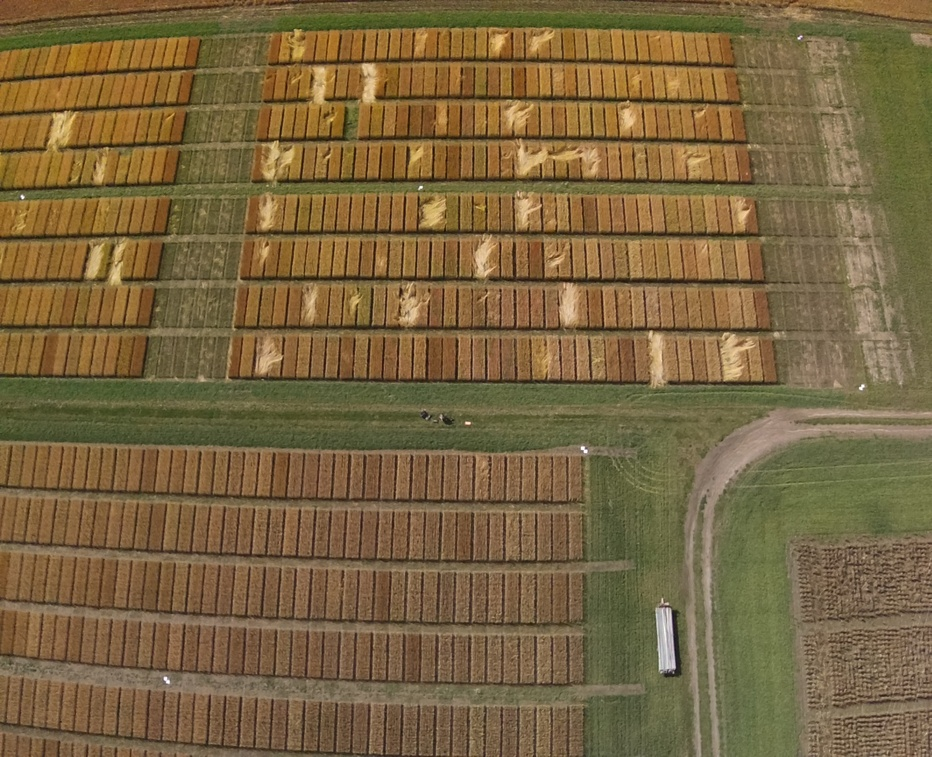
#> input picture Sprint2/DJI_0740.JPG, 932 x 757 px, shrunk from 1600 x 1300 before the run
$ python -i overall.py   (imports and definitions only)
#> lines starting #> are read from the running program, lines starting #| are printed output that depends on the picture
#> further down, picture is the input picture: shape (757, 932, 3); mean B, G, R 64.2, 101.1, 122.1
# Pulled from https://github.com/mykhailo-mostipan/shadow-removal
import numpy as np
import cv2
import tkinter as tk
from tkinter import filedialog
import os.path


# [18 lines left out: functions folder_selection, file_selection, not called in this run]

def ycbcr_removal(or_img):

	# Pulled from https://github.com/mykhailo-mostipan/shadow-removal

	# read an image with shadow...
	# and it converts to BGR color space automatically
	# or_img = cv2.imread('test3.jpg')

	# covert the BGR image to an YCbCr image
	y_cb_cr_img = cv2.cvtColor(or_img, cv2.COLOR_BGR2YCrCb)
#> y_cb_cr_img: shape (757, 932, 3); mean of channels 0, 1, 2 103.2, 141.5, 106

	# copy the image to create a binary mask later
	binary_mask = np.copy(y_cb_cr_img)

	# get mean value of the pixels in Y plane
	y_mean = np.mean(cv2.split(y_cb_cr_img)[0])
#> y_mean = 103.2

	# get standard deviation of channel in Y plane
	y_std = np.std(cv2.split(y_cb_cr_img)[0])
#> y_std = 24.91

	# classify pixels as shadow and non-shadow pixels
	for i in range(y_cb_cr_img.shape[0]):
	    for j in range(y_cb_cr_img.shape[1]):

	        if y_cb_cr_img[i, j, 0] < y_mean - (y_std / 3):
	            # paint it white (shadow)
	            binary_mask[i, j] = [255, 255, 255]
	        else:
	            # paint it black (non-shadow)
	            binary_mask[i, j] = [0, 0, 0]
#> binary_mask: shape (757, 932, 3); mean of channels 0, 1, 2 80.5, 80.5, 80.5

	# Using morphological operation
	# The misclassified pixels are
	# removed using dilation followed by erosion.
	kernel = np.ones((3, 3), np.uint8)
	erosion = cv2.erode(binary_mask, kernel, iterations=1)
#> erosion: shape (757, 932, 3); mean of channels 0, 1, 2 26.5, 26.5, 26.5

	# sum of pixel intensities in the lit areas
	spi_la = 0

	# sum of pixel intensities in the shadow
	spi_s = 0

	# number of pixels in the lit areas
	n_la = 0

	# number of pixels in the shadow
	n_s = 0

	# get sum of pixel intensities in the lit areas
	# and sum of pixel intensities in the shadow
	for i in range(y_cb_cr_img.shape[0]):
	    for j in range(y_cb_cr_img.shape[1]):
	        if erosion[i, j, 0] == 0 and erosion[i, j, 1] == 0 and erosion[i, j, 2] == 0:
	            spi_la = spi_la + y_cb_cr_img[i, j, 0]
	            n_la += 1
	        else:
	            spi_s = spi_s + y_cb_cr_img[i, j, 0]
	            n_s += 1
#> after the loop, n_la = 632105; n_s = 73419; spi_la = 67854554; spi_s = 4931608

	# get the average pixel intensities in the lit areas
	average_ld = spi_la / n_la
#> average_ld = 107.3

	# get the average pixel intensities in the shadow
	average_le = spi_s / n_s
#> average_le = 67.17

	# difference of the pixel intensities in the shadow and lit areas
	i_diff = average_ld - average_le
#> i_diff = 40.18

	# get the ratio between average shadow pixels and average lit pixels
	ratio_as_al = average_ld / average_le
#> ratio_as_al = 1.6

	# added these difference
	for i in range(y_cb_cr_img.shape[0]):
	    for j in range(y_cb_cr_img.shape[1]):
	        if erosion[i, j, 0] == 255 and erosion[i, j, 1] == 255 and erosion[i, j, 2] == 255:

	            y_cb_cr_img[i, j] = [y_cb_cr_img[i, j, 0] + i_diff, y_cb_cr_img[i, j, 1] + ratio_as_al,
	                                 y_cb_cr_img[i, j, 2] + ratio_as_al]
#> y_cb_cr_img: shape (757, 932, 3); mean of channels 0, 1, 2 107.3, 141.6, 106.1

	# covert the YCbCr image to the BGR image
	final_image = cv2.cvtColor(y_cb_cr_img, cv2.COLOR_YCR_CB2BGR)
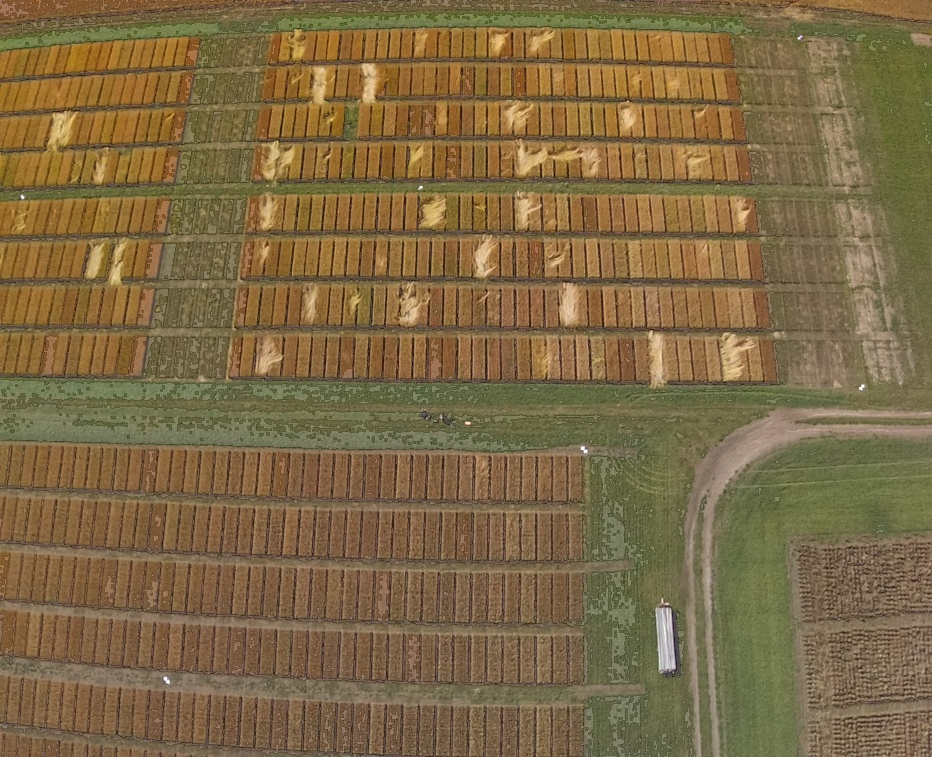
#> final_image: shape (757, 932, 3); mean B, G, R 68.5, 105.2, 126.4

	# [4 lines of commented-out code are left out]

	return binary_mask, final_image

# [199 lines left out: functions multispectral_algorithm, vari_plant, ndvi_plant, nir_coordination_function, rgb_coordination_function, not called in this run]

# [8 lines not run here, left out]

>>> import cv2
>>> picture = cv2.imread('DJI_0740.JPG')
>>> result = ycbcr_removal(picture)

$ run again, on Sprint2/DJI_0744.TIF.jpg
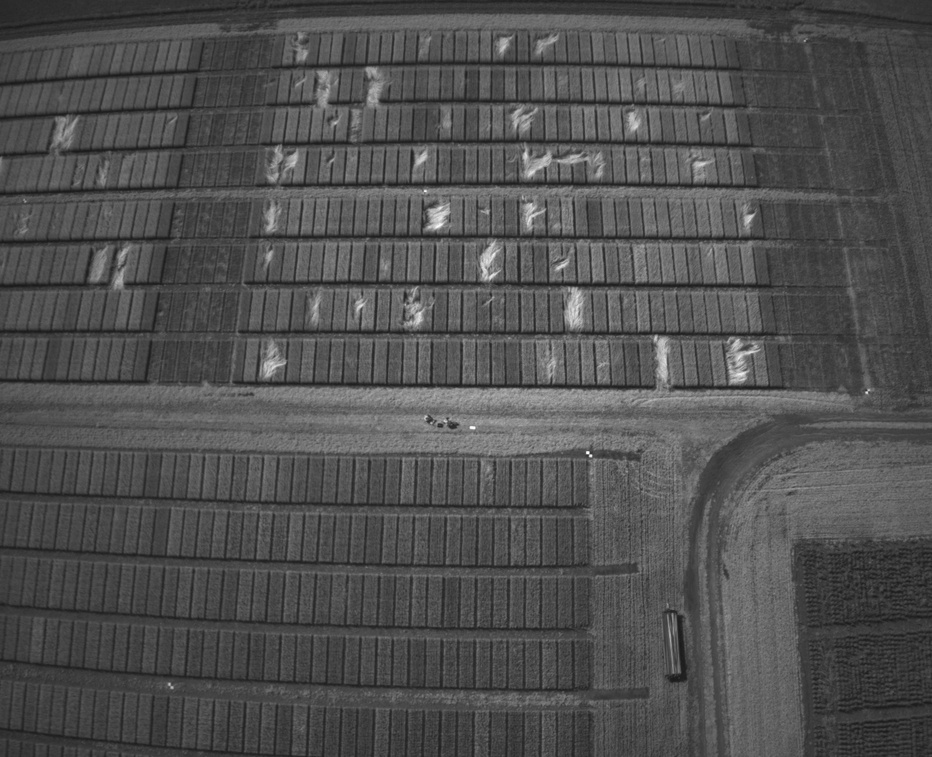
#> input picture Sprint2/DJI_0744.TIF.jpg, 932 x 757 px, shrunk from 1600 x 1300 before the run
#> picture is the input picture: shape (757, 932, 3); min 24, max 255, mean 80.1
#> y_mean = 80.14
#> y_std = 23.87
#> erosion: shape (757, 932, 3); mean of channels 0, 1, 2 57.1, 57.1, 57.1
#> after the loop in ycbcr_removal, `for i in range(y_cb_cr_img.shape[0]):`: n_la = 547606; n_s = 157918; spi_la = 47906807; spi_s = 8633320
#> average_ld = 87.48
#> average_le = 54.67
#> i_diff = 32.81
#> ratio_as_al = 1.6
#> in ycbcr_removal, `final_image = cv2.cvtColor(y_cb_cr_img, cv2.COLOR_YCR_CB2BGR)`:
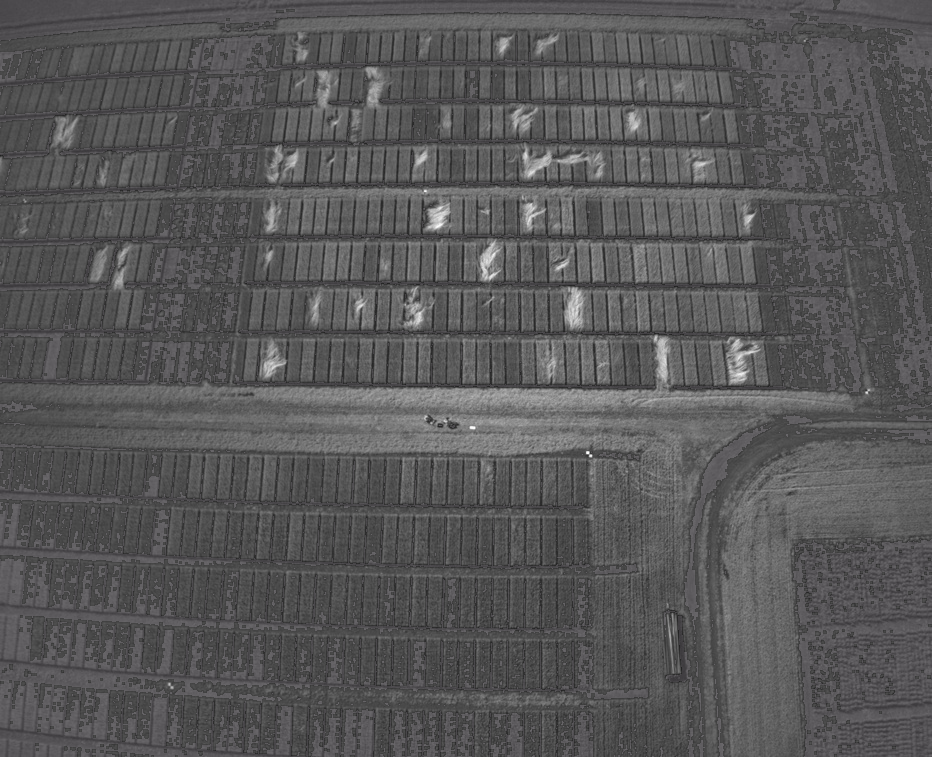
#> final_image: shape (757, 932, 3); mean B, G, R 87.7, 87.1, 87.5

$ run again, on Sprint2/ndvi_original_DJI_0740.JPG
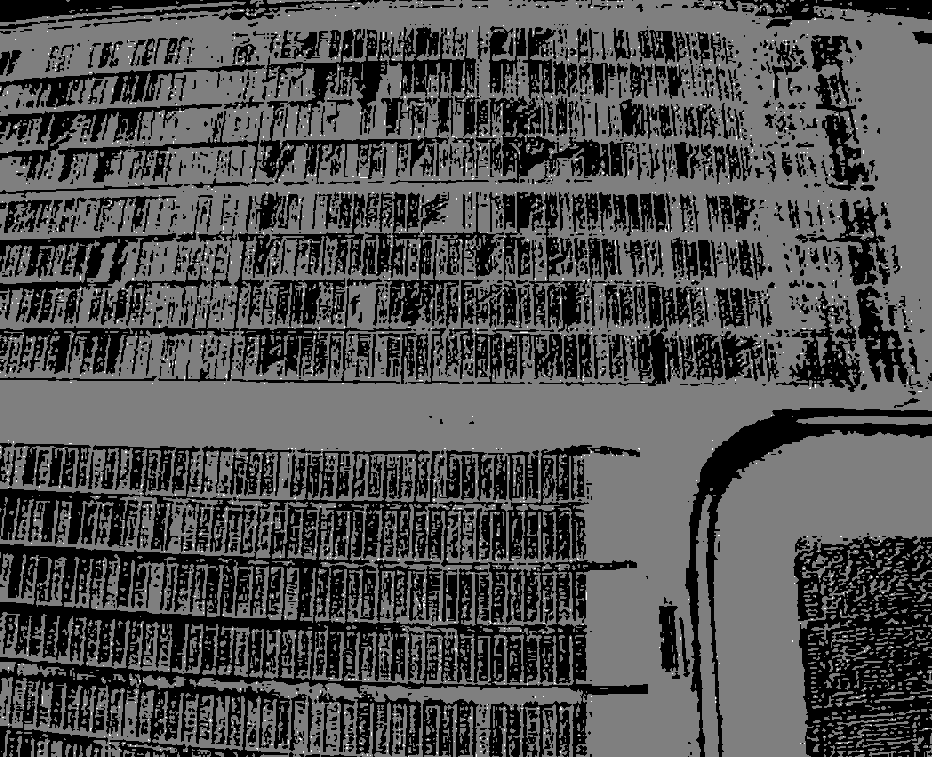
#> input picture Sprint2/ndvi_original_DJI_0740.JPG, 932 x 757 px, shrunk from 1600 x 1300 before the run
#> picture is the input picture: shape (757, 932, 3); min 0, max 2, mean 0.628
#> y_mean = 0.628
#> y_std = 0.493
#> erosion: shape (757, 932, 3); mean of channels 0, 1, 2 38.1, 38.1, 38.1
#> after the loop in ycbcr_removal, `for i in range(y_cb_cr_img.shape[0]):`: n_la = 600016; n_s = 105508; spi_la = 443102; spi_s = 0
#> average_ld = 0.738
#> average_le = 0
#> i_diff = 0.738
#> ratio_as_al = inf
#> in ycbcr_removal, `final_image = cv2.cvtColor(y_cb_cr_img, cv2.COLOR_YCR_CB2BGR)`:
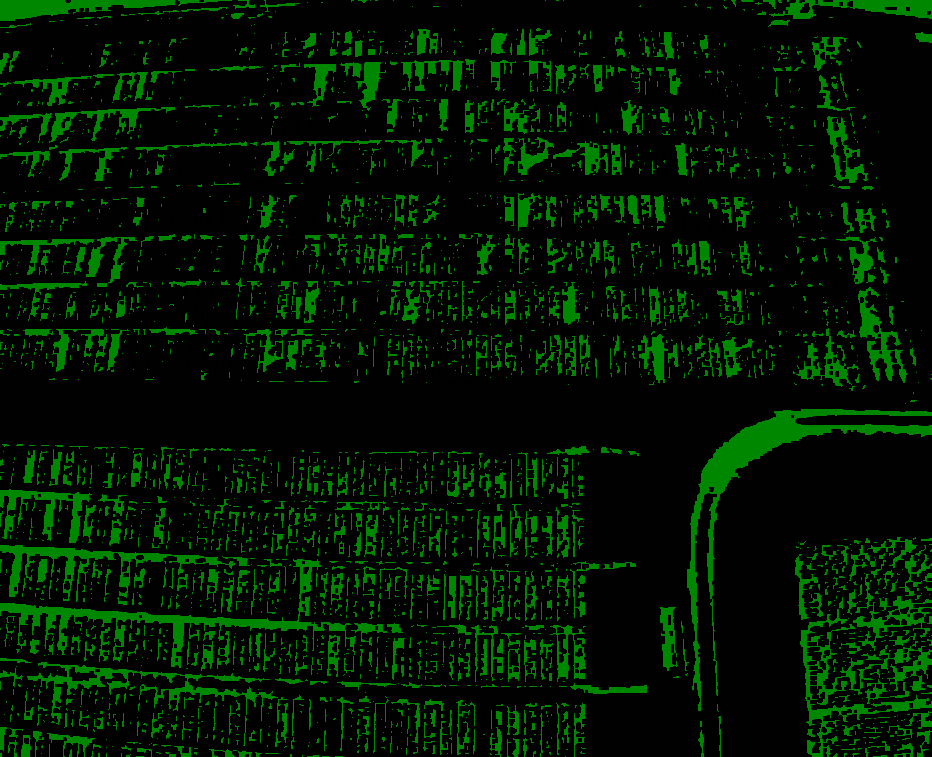
#> final_image: shape (757, 932, 3); mean B, G, R 0.6, 20.8, 0.6
